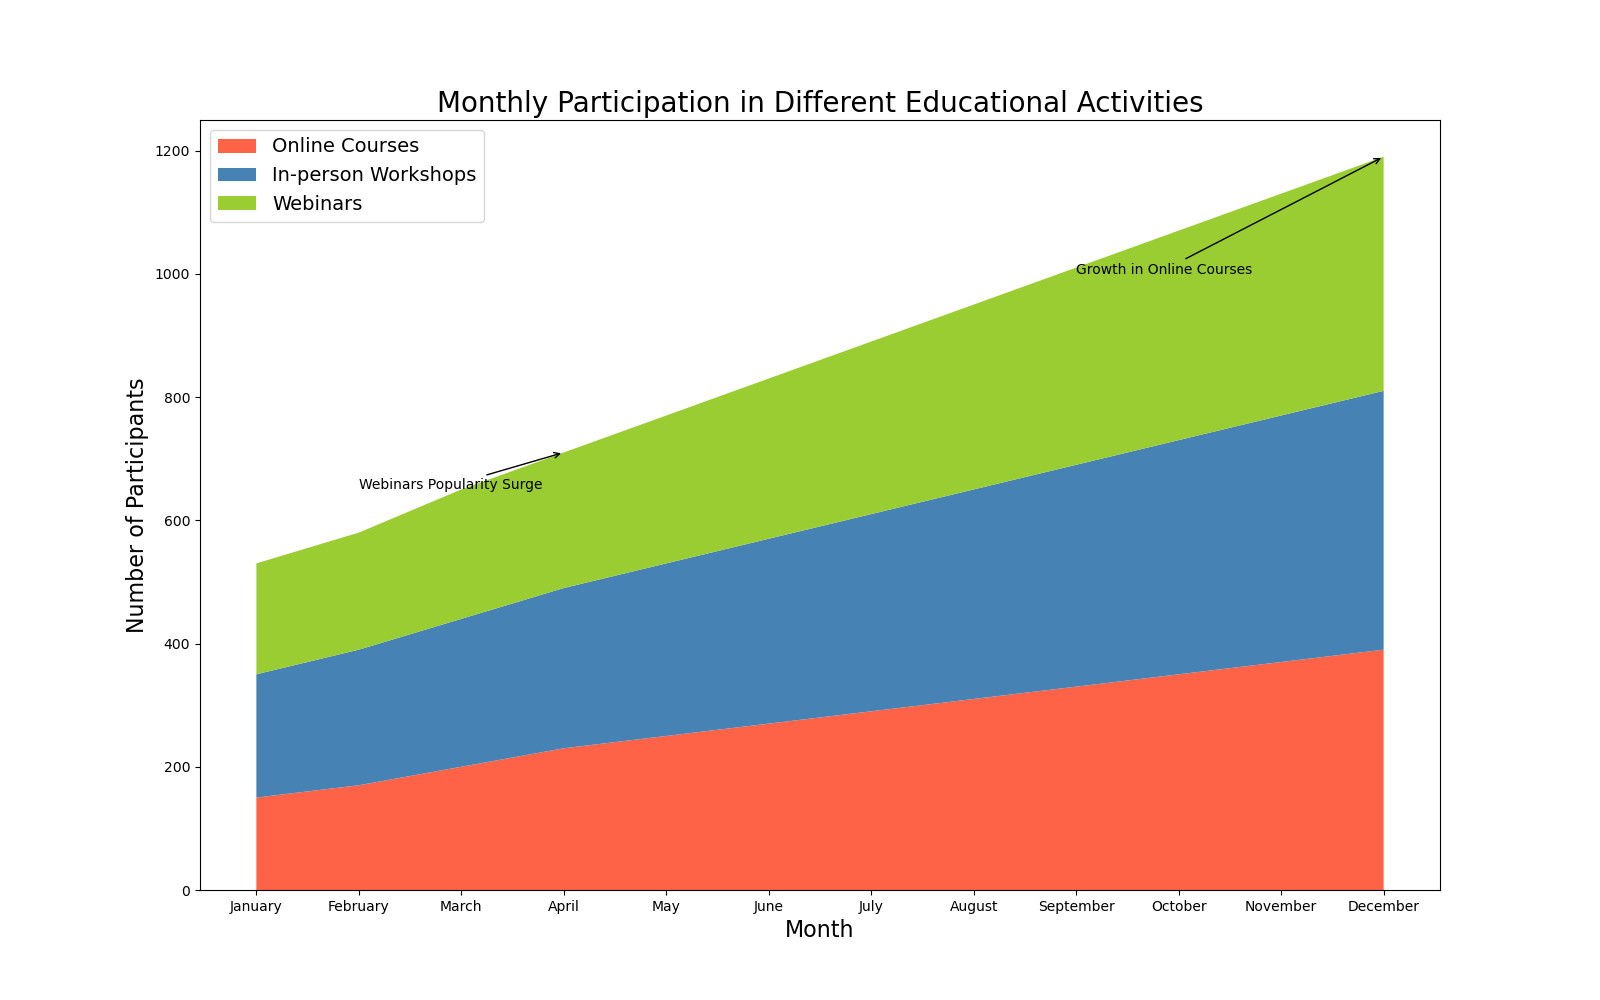

Python code for this plot:

import matplotlib.pyplot as plt
import pandas as pd

data = {
    'Month': ['January', 'February', 'March', 'April', 'May', 'June', 
              'July', 'August', 'September', 'October', 'November', 'December'],
    'Online Courses': [150, 170, 200, 230, 250, 270, 290, 310, 330, 350, 370, 390],
    'In-person Workshops': [200, 220, 240, 260, 280, 300, 320, 340, 360, 380, 400, 420],
    'Webinars': [180, 190, 210, 220, 240, 260, 280, 300, 320, 340, 360, 380],
}

df = pd.DataFrame(data)
x = df['Month']

plt.figure(figsize=(16, 10))
plt.stackplot(x, df['Online Courses'], df['In-person Workshops'], df['Webinars'], 
              colors=['#FF6347', '#4682B4', '#9ACD32'])

plt.title('Monthly Participation in Different Educational Activities', fontsize=20)
plt.xlabel('Month', fontsize=16)
plt.ylabel('Number of Participants', fontsize=16)

plt.annotate('Growth in Online Courses', xy=(11, df['Online Courses'][11] + df['In-person Workshops'][11] + df['Webinars'][11]), 
             xytext=(8, 1000), arrowprops=dict(facecolor='black', arrowstyle='->'))

plt.annotate('Webinars Popularity Surge', xy=(3, df['Webinars'][3] + df['In-person Workshops'][3] + df['Online Courses'][3]), 
             xytext=(1, 650), arrowprops=dict(facecolor='black', arrowstyle='->'))

plt.legend(['Online Courses', 'In-person Workshops', 'Webinars'], loc='upper left', fontsize=14)
plt.show()
